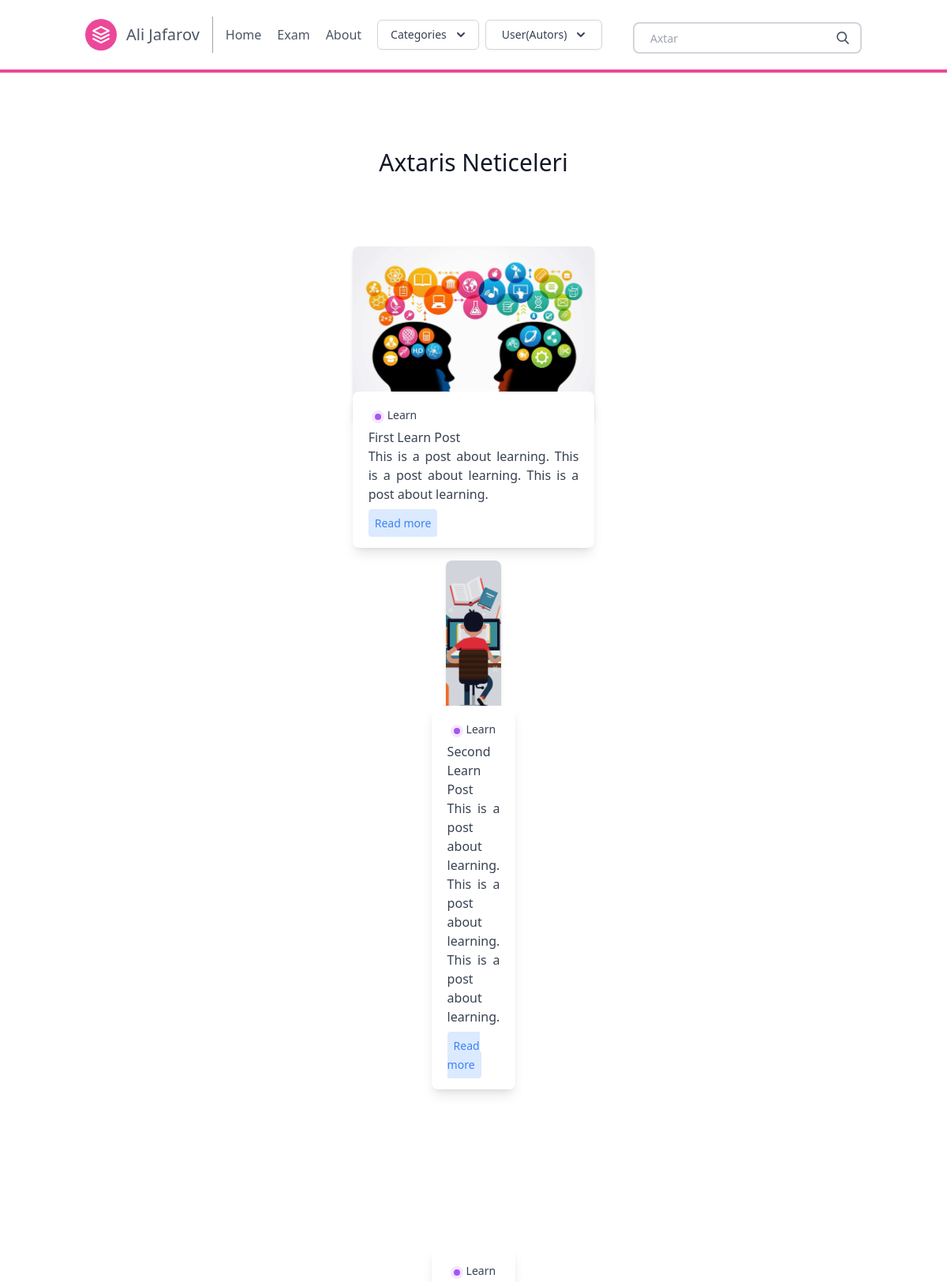
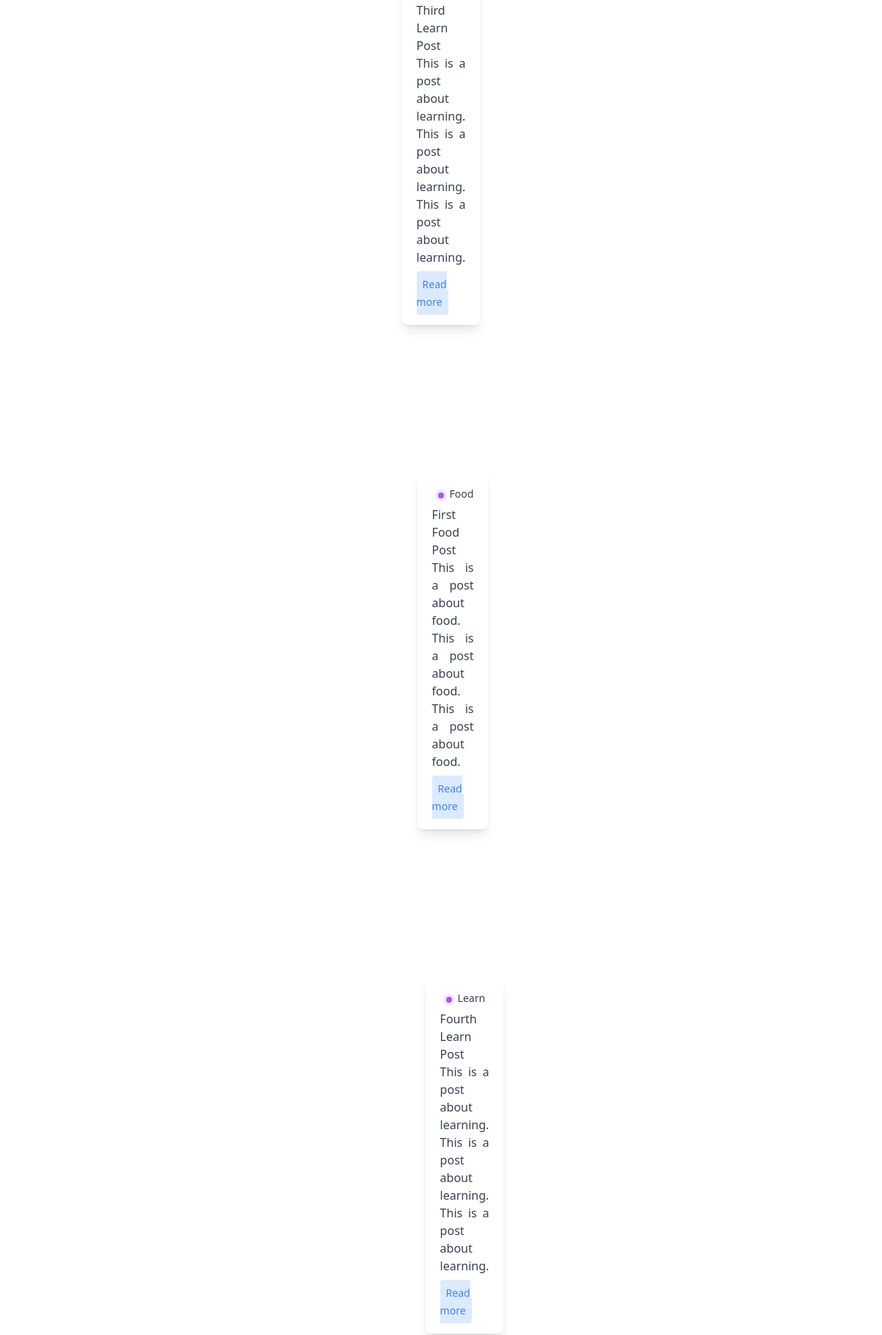
The app's page /search/ (upper part) with its own data (2 pictures, top to bottom).
### posts/models.py (models this page shows, shortened)
class Post(models.Model):
    title = models.CharField(max_length=100)
    slug = models.SlugField()
    overview = models.TextField()
    timestamp = models.DateTimeField(auto_now_add=True)
    content = models.TextField()
    author = models.ForeignKey(Author, on_delete=models.CASCADE)
    thumbnail = models.ImageField()
    categories = models.ManyToManyField(Category)
    featured = models.BooleanField()
    tags = TaggableManager()

class Category(models.Model):
    title = models.CharField(max_length=20)
    subtitle = models.CharField(max_length=20)
    slug = models.SlugField()
    thumbnail = models.ImageField()

### posts/views.py (the view)
# urls.py: path('search/', search, name = 'search'),
def search(request):
    queryset = Post.objects.all()
    query = request.GET.get('q')
    if query:
        queryset = queryset.filter(
            Q(title__icontains=query) |
            Q(overview__icontains=query)
        ).distinct()
    context = {
        'object_list': queryset
    }
    return render(request, 'search_bar.html', context)

### posts/templatetags/markdown_extras.py (called while the page is built)
@register.simple_tag
def get_categories():
    return Category.objects.all()

@register.simple_tag
def get_authors():
    return Author.objects.all()

### templates/search_bar.html
{% extends 'base.html' %}
{% block content %}
<section class="blog text-gray-700 body-font">
    <div class="container px-5 py-24 mx-auto">
      <div class="flex flex-wrap w-full mb-20 flex-col items-center text-center">
        <h1 class="sm:text-3xl text-2xl font-medium title-font mb-2 text-gray-900">
          Axtaris Neticeleri</h1>
      </div>
      <div class="flex flex-wrap sm:-m-4 -mx-4 -mb-10 -mt-4">
        {% for obj in object_list %}
        <div class="p-4 md:w-1/3 md:mb-0 mb-6 flex flex-col justify-center items-center max-w-sm mx-auto">
          <div class="bg-gray-300 h-56 w-full rounded-lg shadow-md bg-cover bg-center" style="background-image: url('{{obj.thumbnail.url}}')"></div>
          <div class=" w-70 bg-white -mt-10 shadow-lg rounded-lg overflow-hidden p-5">
            <div class="header-content inline-flex ">
              <div class="category-badge flex-1  h-4 w-4 m rounded-full m-1 bg-purple-100">
                <div class="h-2 w-2 rounded-full m-1 bg-purple-500 " ></div>
              </div>
              {% for category in obj.categories.all %}
              <div class="category-title flex-1 text-sm">
                {{ category.title }}
              </div>
              {% endfor %}
            </div>
              <div class="title-post font-medium">
              {{ obj.title }}
              </div>
              <div class="summary-post text-base text-justify">
              {{ obj.overview }}
              <div class="mt-3">
              <a href="{% url 'post' obj.slug %}" class="bg-blue-100 text-blue-500 rounded p-2 text-sm ">
                Read more
              </a>
            </div>
          </div>
        </div>
        {% endfor %}
      </div>
    </div>
</section>
{% endblock %}

### records on screen
Post: thumbnail (picture), title "First Learn Post", overview "This is a post about learning. This is a post about learning. This is a post about learning."
Category: title "Learn"
Post: thumbnail (picture), title "Second Learn Post", overview "This is a post about learning. This is a post about learning. This is a post about learning."
Post: title "Third Learn Post", overview "This is a post about learning. This is a post about learning. This is a post about learning."
Post: title "First Food Post", overview "This is a post about food. This is a post about food. This is a post about food."
Category: title "Food"
Post: title "Fourth Learn Post", overview "This is a post about learning. This is a post about learning. This is a post about learning."
